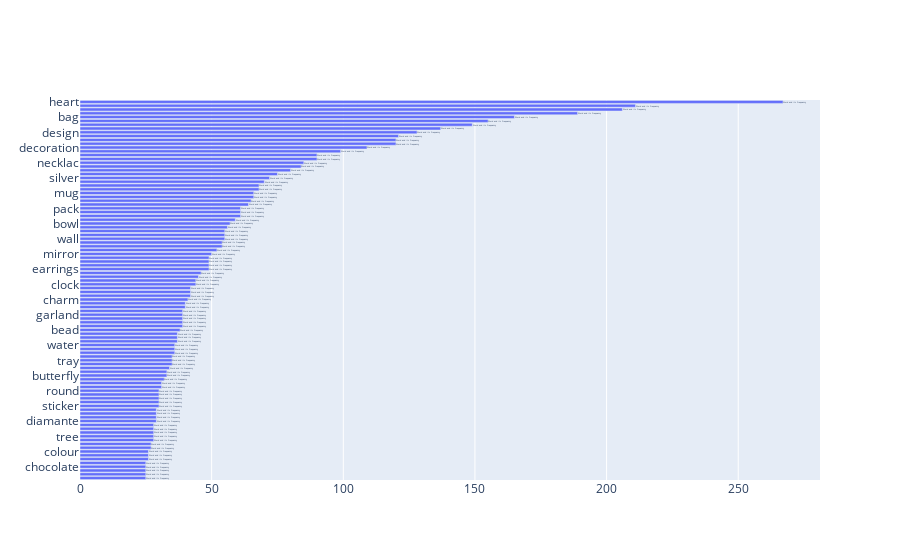

Source (notebook cell):
### Code cell
fig = go.Figure(
    go.Bar(
        x=product_list_DF.Number_Of_Frequency[:100],
        y=product_list_DF.Word[:100],
        orientation='h',
        text='Word and its Frequency',
        base='relative'))
fig.update_layout(
    yaxis = dict(
        type='category',
        autorange='reversed'
    )
)
fig.show()

### Figure 1 — Plotly figure (JSON) as saved in the notebook; plotly's stock layout.template omitted (floating-point values rounded to 4 significant figures)
{"data": [{"base": "relative", "orientation": "h", "text": "Word and its Frequency", "type": "bar", "x": [267, 211, 206, 189, 165, 155, 149, 137, 128, 121, 120, 120, 109, 99, 90, 90, 85, 84, 80, 75, 72, 70, 68, 68, 66, 66, 65, 64, 61, 61, 61, 59, 57, 56, 55, 55, 55, 54, 54, 52, 50, 49, 49, 49, 49, 46, 45, 44, 44, 42, 42, 42, 41, 40, 40, 39, 39, 39, 39, 39, 38, 37, 37, 37, 36, 36, 36, 35, 35, 35, 34, 33, 33, 32, 31, 31, 30, 30, 30, 30, 30, 29, 29, 29, 29, 28, 28, 28, 28, 28, 27, 27, 26, 26, 26, 25, 25, 25, 25, 25], "y": ["heart", "vintage", "set", "pink", "bag", "box", "glass", "christmas", "design", "candle", "holder", "flower", "decoration", "metal", "retrospot", "card", "necklac", "paper", "blue", "art", "silver", "cake", "polkadot", "cover", "mug", "tin", "wrap", "sign", "pack", "egg", "bracelet", "star", "bowl", "mini", "tea", "garden", "wall", "ivory", "cushion", "frame", "mirror", "cream", "home", "gift", "earrings", "ring", "bird", "bottle", "clock", "paisley", "letter", "party", "charm", "wood", "ribbon", "jar", "garland", "hook", "gold", "easter", "bead", "drawer", "cup", "zinc", "water", "photo", "bell", "plate", "tray", "pencil", "skull", "spot", "butterfly", "children", "case", "enamel", "round", "tissue", "sweetheart", "stand", "sticker", "spaceboy", "light", "cutlery", "diamante", "union", "rabbit", "magnet", "tree", "pantry", "lunch", "pot", "colour", "storage", "book", "bunny", "chocolate", "basket", "birthday", "cat"]}], "layout": {"yaxis": {"autorange": "reversed", "type": "category"}}}
